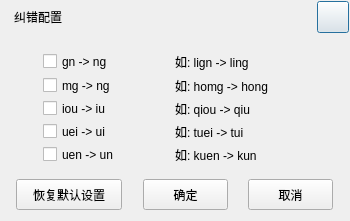
<?xml version="1.0" encoding="UTF-8"?>
<ui version="4.0">
 <class>PhoneCorrectDlg</class>
 <widget class="QDialog" name="PhoneCorrectDlg">
  <property name="geometry">
   <rect>
    <x>0</x>
    <y>0</y>
    <width>350</width>
    <height>221</height>
   </rect>
  </property>
  <property name="minimumSize">
   <size>
    <width>350</width>
    <height>216</height>
   </size>
  </property>
  <property name="maximumSize">
   <size>
    <width>350</width>
    <height>221</height>
   </size>
  </property>
  <property name="windowTitle">
   <string>Dialog</string>
  </property>
  <widget class="QFrame" name="frame">
   <property name="geometry">
    <rect>
     <x>1</x>
     <y>1</y>
     <width>348</width>
     <height>32</height>
    </rect>
   </property>
   <property name="sizePolicy">
    <sizepolicy hsizetype="Fixed" vsizetype="Fixed">
     <horstretch>0</horstretch>
     <verstretch>0</verstretch>
    </sizepolicy>
   </property>
   <property name="minimumSize">
    <size>
     <width>348</width>
     <height>32</height>
    </size>
   </property>
   <property name="maximumSize">
    <size>
     <width>348</width>
     <height>32</height>
    </size>
   </property>
   <property name="frameShape">
    <enum>QFrame::NoFrame</enum>
   </property>
   <property name="frameShadow">
    <enum>QFrame::Raised</enum>
   </property>
   <layout class="QHBoxLayout" name="horizontalLayout_3">
    <property name="spacing">
     <number>0</number>
    </property>
    <property name="leftMargin">
     <number>0</number>
    </property>
    <property name="topMargin">
     <number>0</number>
    </property>
    <property name="rightMargin">
     <number>0</number>
    </property>
    <property name="bottomMargin">
     <number>0</number>
    </property>
    <item>
     <layout class="QHBoxLayout" name="horizontalLayout_2">
      <property name="spacing">
       <number>0</number>
      </property>
      <item>
       <spacer name="horizontalSpacer_3">
        <property name="orientation">
         <enum>Qt::Horizontal</enum>
        </property>
        <property name="sizeType">
         <enum>QSizePolicy::Fixed</enum>
        </property>
        <property name="sizeHint" stdset="0">
         <size>
          <width>13</width>
          <height>20</height>
         </size>
        </property>
       </spacer>
      </item>
      <item>
       <widget class="QLabel" name="logo_label">
        <property name="text">
         <string>纠错配置</string>
        </property>
       </widget>
      </item>
      <item>
       <spacer name="horizontalSpacer_2">
        <property name="orientation">
         <enum>Qt::Horizontal</enum>
        </property>
        <property name="sizeHint" stdset="0">
         <size>
          <width>32</width>
          <height>20</height>
         </size>
        </property>
       </spacer>
      </item>
      <item>
       <widget class="QPushButton" name="close_btn">
        <property name="minimumSize">
         <size>
          <width>32</width>
          <height>32</height>
         </size>
        </property>
        <property name="maximumSize">
         <size>
          <width>32</width>
          <height>32</height>
         </size>
        </property>
        <property name="text">
         <string/>
        </property>
       </widget>
      </item>
      <item>
       <spacer name="horizontalSpacer_4">
        <property name="orientation">
         <enum>Qt::Horizontal</enum>
        </property>
        <property name="sizeType">
         <enum>QSizePolicy::Fixed</enum>
        </property>
        <property name="sizeHint" stdset="0">
         <size>
          <width>0</width>
          <height>20</height>
         </size>
        </property>
       </spacer>
      </item>
     </layout>
    </item>
   </layout>
  </widget>
  <widget class="QFrame" name="frame_2">
   <property name="geometry">
    <rect>
     <x>2</x>
     <y>40</y>
     <width>346</width>
     <height>131</height>
    </rect>
   </property>
   <property name="sizePolicy">
    <sizepolicy hsizetype="Fixed" vsizetype="Fixed">
     <horstretch>0</horstretch>
     <verstretch>0</verstretch>
    </sizepolicy>
   </property>
   <property name="minimumSize">
    <size>
     <width>0</width>
     <height>131</height>
    </size>
   </property>
   <property name="maximumSize">
    <size>
     <width>16777215</width>
     <height>131</height>
    </size>
   </property>
   <layout class="QVBoxLayout" name="verticalLayout_2">
    <item>
     <layout class="QGridLayout" name="gridLayout">
      <property name="horizontalSpacing">
       <number>0</number>
      </property>
      <property name="verticalSpacing">
       <number>3</number>
      </property>
      <item row="0" column="0">
       <widget class="QCheckBox" name="gn_ng_Check">
        <property name="minimumSize">
         <size>
          <width>100</width>
          <height>25</height>
         </size>
        </property>
        <property name="maximumSize">
         <size>
          <width>100</width>
          <height>25</height>
         </size>
        </property>
        <property name="text">
         <string>gn -&gt; ng</string>
        </property>
       </widget>
      </item>
      <item row="0" column="1">
       <widget class="QLabel" name="label">
        <property name="minimumSize">
         <size>
          <width>130</width>
          <height>25</height>
         </size>
        </property>
        <property name="maximumSize">
         <size>
          <width>130</width>
          <height>25</height>
         </size>
        </property>
        <property name="text">
         <string>如: lign -&gt; ling</string>
        </property>
       </widget>
      </item>
      <item row="1" column="0">
       <widget class="QCheckBox" name="mg_ng_Check">
        <property name="minimumSize">
         <size>
          <width>100</width>
          <height>25</height>
         </size>
        </property>
        <property name="maximumSize">
         <size>
          <width>100</width>
          <height>25</height>
         </size>
        </property>
        <property name="text">
         <string>mg -&gt; ng</string>
        </property>
       </widget>
      </item>
      <item row="1" column="1">
       <widget class="QLabel" name="label_2">
        <property name="minimumSize">
         <size>
          <width>130</width>
          <height>25</height>
         </size>
        </property>
        <property name="maximumSize">
         <size>
          <width>130</width>
          <height>25</height>
         </size>
        </property>
        <property name="text">
         <string>如: homg -&gt; hong</string>
        </property>
       </widget>
      </item>
      <item row="2" column="0">
       <widget class="QCheckBox" name="iou_iu_Check">
        <property name="minimumSize">
         <size>
          <width>100</width>
          <height>25</height>
         </size>
        </property>
        <property name="maximumSize">
         <size>
          <width>100</width>
          <height>25</height>
         </size>
        </property>
        <property name="text">
         <string>iou -&gt; iu</string>
        </property>
       </widget>
      </item>
      <item row="2" column="1">
       <widget class="QLabel" name="label_3">
        <property name="minimumSize">
         <size>
          <width>130</width>
          <height>25</height>
         </size>
        </property>
        <property name="maximumSize">
         <size>
          <width>130</width>
          <height>25</height>
         </size>
        </property>
        <property name="text">
         <string>如: qiou -&gt; qiu</string>
        </property>
       </widget>
      </item>
      <item row="3" column="0">
       <widget class="QCheckBox" name="uei_ui_Check">
        <property name="minimumSize">
         <size>
          <width>100</width>
          <height>25</height>
         </size>
        </property>
        <property name="maximumSize">
         <size>
          <width>100</width>
          <height>25</height>
         </size>
        </property>
        <property name="text">
         <string>uei -&gt; ui</string>
        </property>
       </widget>
      </item>
      <item row="3" column="1">
       <widget class="QLabel" name="label_4">
        <property name="minimumSize">
         <size>
          <width>130</width>
          <height>25</height>
         </size>
        </property>
        <property name="maximumSize">
         <size>
          <width>130</width>
          <height>25</height>
         </size>
        </property>
        <property name="text">
         <string>如: tuei -&gt; tui</string>
        </property>
       </widget>
      </item>
      <item row="4" column="0">
       <widget class="QCheckBox" name="uen_un_Check">
        <property name="minimumSize">
         <size>
          <width>100</width>
          <height>25</height>
         </size>
        </property>
        <property name="maximumSize">
         <size>
          <width>100</width>
          <height>25</height>
         </size>
        </property>
        <property name="text">
         <string>uen -&gt; un</string>
        </property>
       </widget>
      </item>
      <item row="4" column="1">
       <widget class="QLabel" name="label_11">
        <property name="minimumSize">
         <size>
          <width>130</width>
          <height>25</height>
         </size>
        </property>
        <property name="maximumSize">
         <size>
          <width>130</width>
          <height>25</height>
         </size>
        </property>
        <property name="text">
         <string>如: kuen -&gt; kun</string>
        </property>
       </widget>
      </item>
     </layout>
    </item>
   </layout>
  </widget>
  <widget class="QFrame" name="frame_3">
   <property name="geometry">
    <rect>
     <x>2</x>
     <y>175</y>
     <width>346</width>
     <height>40</height>
    </rect>
   </property>
   <property name="minimumSize">
    <size>
     <width>0</width>
     <height>40</height>
    </size>
   </property>
   <property name="maximumSize">
    <size>
     <width>16777215</width>
     <height>40</height>
    </size>
   </property>
   <layout class="QHBoxLayout" name="horizontalLayout">
    <property name="leftMargin">
     <number>0</number>
    </property>
    <property name="topMargin">
     <number>0</number>
    </property>
    <property name="rightMargin">
     <number>0</number>
    </property>
    <property name="bottomMargin">
     <number>0</number>
    </property>
    <item>
     <spacer name="horizontalSpacer_5">
      <property name="orientation">
       <enum>Qt::Horizontal</enum>
      </property>
      <property name="sizeHint" stdset="0">
       <size>
        <width>40</width>
        <height>20</height>
       </size>
      </property>
     </spacer>
    </item>
    <item>
     <widget class="QPushButton" name="resetBtn">
      <property name="minimumSize">
       <size>
        <width>106</width>
        <height>31</height>
       </size>
      </property>
      <property name="maximumSize">
       <size>
        <width>106</width>
        <height>31</height>
       </size>
      </property>
      <property name="text">
       <string>恢复默认设置</string>
      </property>
     </widget>
    </item>
    <item>
     <spacer name="horizontalSpacer">
      <property name="orientation">
       <enum>Qt::Horizontal</enum>
      </property>
      <property name="sizeHint" stdset="0">
       <size>
        <width>40</width>
        <height>20</height>
       </size>
      </property>
     </spacer>
    </item>
    <item>
     <widget class="QPushButton" name="confirmBtn">
      <property name="minimumSize">
       <size>
        <width>85</width>
        <height>31</height>
       </size>
      </property>
      <property name="maximumSize">
       <size>
        <width>85</width>
        <height>31</height>
       </size>
      </property>
      <property name="text">
       <string>确定</string>
      </property>
     </widget>
    </item>
    <item>
     <spacer name="horizontalSpacer_7">
      <property name="orientation">
       <enum>Qt::Horizontal</enum>
      </property>
      <property name="sizeHint" stdset="0">
       <size>
        <width>40</width>
        <height>20</height>
       </size>
      </property>
     </spacer>
    </item>
    <item>
     <widget class="QPushButton" name="cancelBtn">
      <property name="minimumSize">
       <size>
        <width>85</width>
        <height>31</height>
       </size>
      </property>
      <property name="maximumSize">
       <size>
        <width>85</width>
        <height>31</height>
       </size>
      </property>
      <property name="text">
       <string>取消</string>
      </property>
     </widget>
    </item>
    <item>
     <spacer name="horizontalSpacer_6">
      <property name="orientation">
       <enum>Qt::Horizontal</enum>
      </property>
      <property name="sizeHint" stdset="0">
       <size>
        <width>40</width>
        <height>20</height>
       </size>
      </property>
     </spacer>
    </item>
   </layout>
  </widget>
 </widget>
 <resources/>
 <connections/>
</ui>
